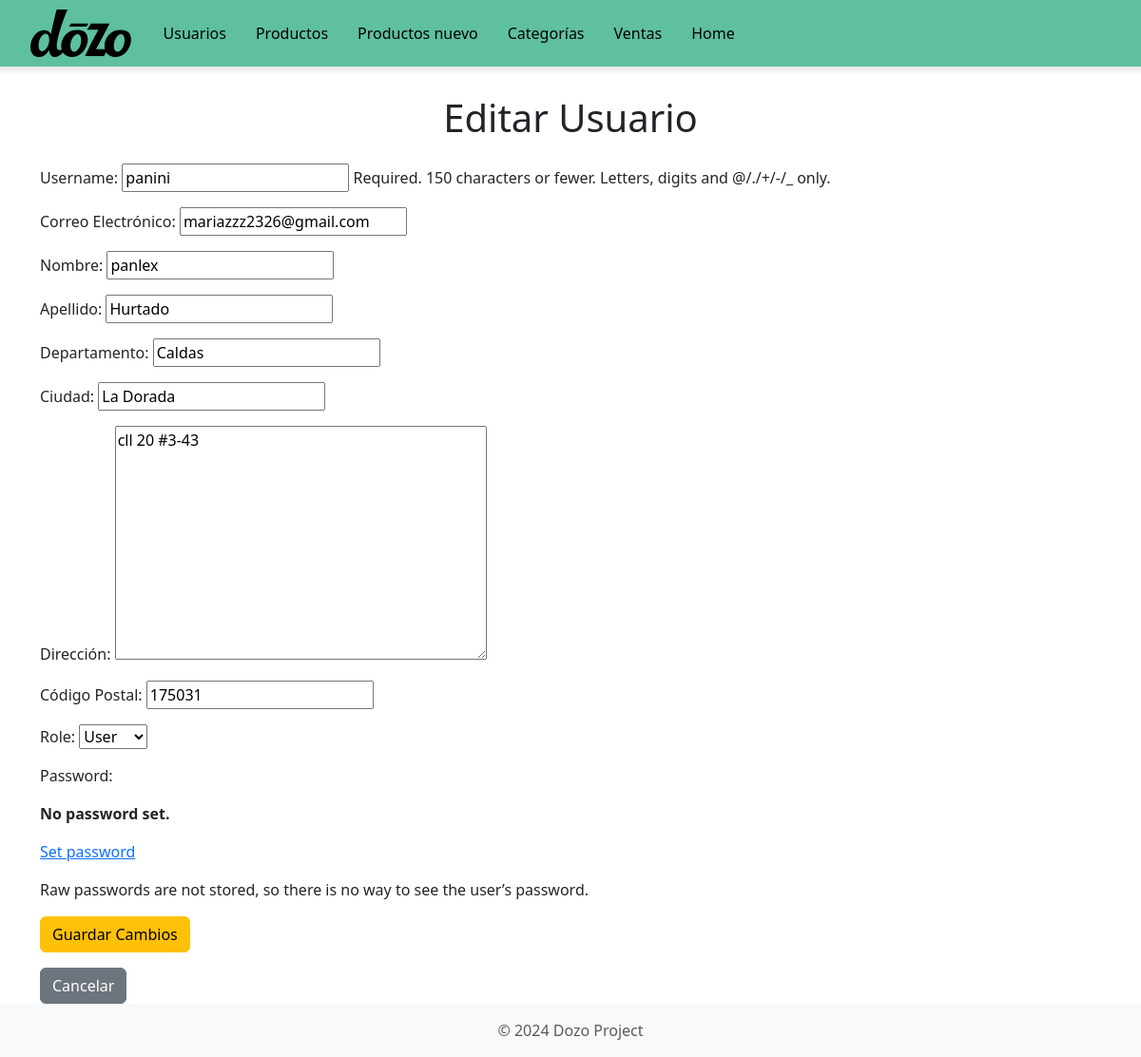
The page /users/editar/2/ on the database as committed earlier.
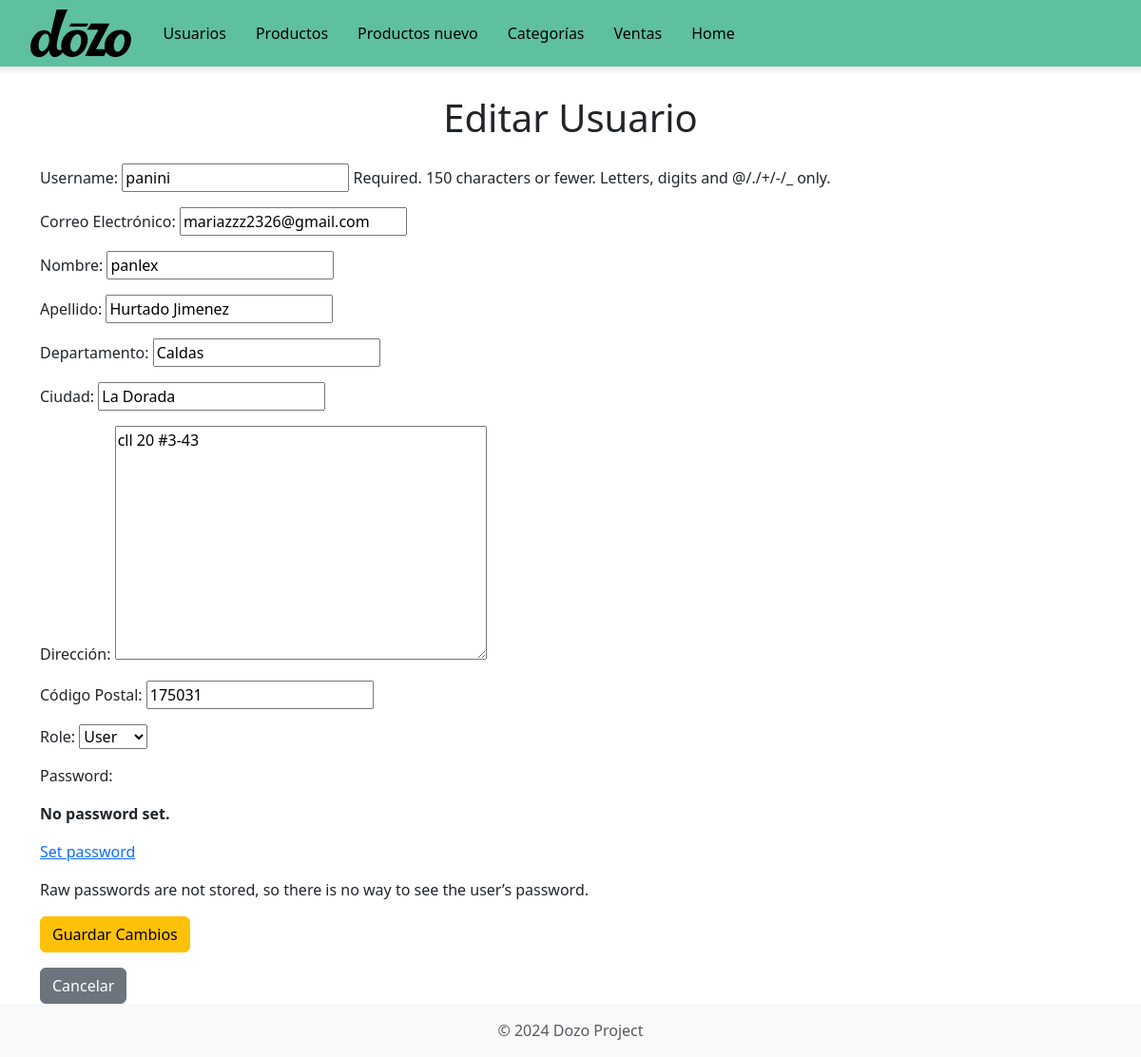
The same page on the database as committed later.
### Dozo/models.py (models this page shows, shortened)
class CustomUser(AbstractUser):
    ROLE_CHOICES = [
        ('admin', 'Admin'),
        ('user', 'User'),
    ]
    email = models.EmailField(unique=True, verbose_name="Correo Electrónico")
    first_name = models.CharField(max_length=30, verbose_name="Nombre")
    last_name = models.CharField(max_length=30, verbose_name="Apellido")
    telefono = models.CharField(max_length=30, verbose_name="Telefono")
    department = models.CharField(max_length=100, blank=True, null=True, verbose_name="Departamento")
    city = models.CharField(max_length=100, blank=True, null=True, verbose_name="Ciudad")
    address = models.TextField(blank=True, null=True, verbose_name="Dirección")
    postal_code = models.CharField(max_length=20, blank=True, null=True, verbose_name="Código Postal")
    role = models.CharField(max_length=10, choices=ROLE_CHOICES, default=' ')
    groups = models.ManyToManyField(
        'auth.Group',
        related_name='customuser_set',
        blank=True,
        help_text='Los grupos a los que pertenece este usuario. El usuario obtendrá todos los permisos otorgados a cada uno de sus grupos.',
        related_query_name='customuser',
    )
    user_permissions = models.ManyToManyField(
        'auth.Permission',
        related_name='customuser_set',
        blank=True,
        help_text='Permisos específicos para este usuario.',
        related_query_name='customuser')

### Dozo/views.py (the view)
# urls.py: path('users/editar/<int:user_id>/', views.editar_user, name='editar_user'),
def editar_user(request, user_id):
    user = get_object_or_404(CustomUser, id=user_id)
    if request.method == 'POST':
        form = CustomUserChangeForm(request.POST, request.FILES, instance=user)
        if form.is_valid():
            form.save()
            return redirect('mostrar_user')
    else:
        form = CustomUserChangeForm(instance=user)
    return render(request, 'editar_user.html', {
        'form': form,
        'user': user
    })

### Dozo/forms.py
class CustomUserChangeForm(UserChangeForm):
    class Meta:
        model = CustomUser
        fields = (
            'username', 'email', 'first_name', 'last_name',
            'department', 'city', 'address', 'postal_code','role'
        )

### Dozo/templates/editar_user.html (shortened to what this page needs)
<!DOCTYPE html>
<html lang="en">
<head>
    <link href="https://cdn.jsdelivr.net/npm/bootstrap@5.3.0/dist/css/bootstrap.min.css" rel="stylesheet">
</head>
<body>
    <div class="navbar-container">
        <nav class="navbar navbar-expand-lg">
            <div class="container-fluid">
                <a class="navbar-brand" href="#">
                    <img src="/static/logo.svg" alt="logo">
                </a>
                <div class="collapse navbar-collapse" id="navbarNav">
                    <ul class="navbar-nav">
                        <li class="nav-item">
                            <a class="nav-link" href="/users/">Usuarios</a>
                        </li>
                        <li class="nav-item">
                            <a class="nav-link" href="/productos/">Productos</a>
                        </li>
                        <li class="nav-item">
                            <a class="nav-link" href="/productos/nuevo/">Productos nuevo</a>
                        </li>
                        <li class="nav-item">
                            <a class="nav-link" href="/categorias/">Categorías</a>
                        </li>
                        <li class="nav-item">
                            <a class="nav-link" href="/ventas/">Ventas</a>
                        </li>
                        <li class="nav-item">
                            <a class="nav-link" href="http://localhost:3000">Home</a>
                        </li>
                    </ul>
                </div>
            </div>
        </nav>
    </div>
    <div class="container form-container">
        <h1 class="text-center">Editar Usuario</h1>
        <form method="POST" enctype="multipart/form-data" class="mt-4">
            {{ form.as_p }}
            <button type="submit" class="btn btn-warning">Guardar Cambios</button>
        </form>
        <a href="/users/" class="btn btn-secondary mt-3">Cancelar</a>
    </div>
    <footer class="footer mt-auto py-3">
        <div class="container">
            <span class="text-muted">&copy; 2024 Dozo Project</span>
        </div>
    </footer>
</body>
</html>

Rows that differ between the two databases and show on the page:
changed CustomUser "panini": last_name "Hurtado" → "Hurtado Jimenez"
